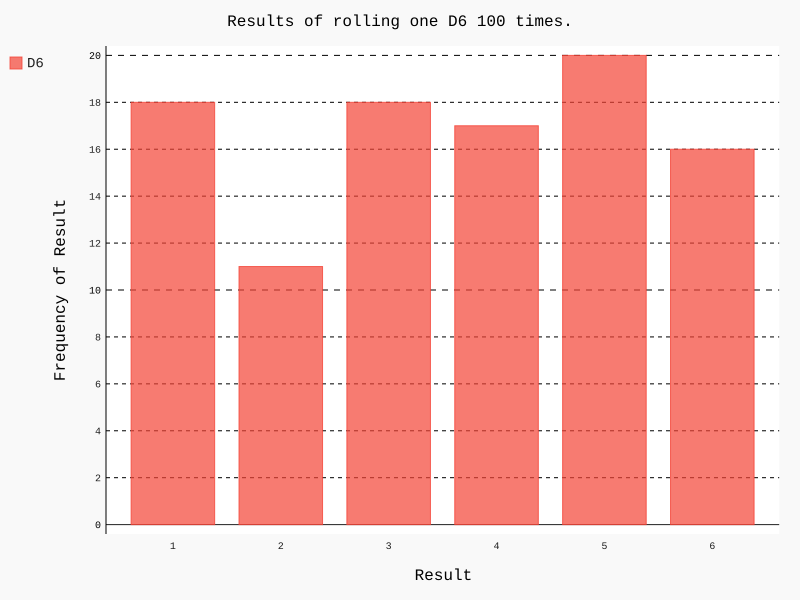

The script that drew this image:
from die import Die
import pygal
# Создание кубика D6.
die = Die()
# Моделирование серии бросков с сохранением результатов в списке.
results = []
numb_rolls = 100
for roll_num in range(numb_rolls):
    result = die.roll()
    results.append(result)

# Анализ результатов.
frequencies = []
for value in range(1, die.num_sides+1):
    frequency = results.count(value)
    frequencies.append(frequency)

# Визуализация результатов.
hist = pygal.Bar()


hist.title = f"Results of rolling one D6 {numb_rolls} times."
hist.x_labels = ['1', '2', '3', '4', '5', '6']
hist.x_title = "Result"
hist.y_title = "Frequency of Result"

hist.add('D6', frequencies)
hist.render_to_file('die_visual.svg')
